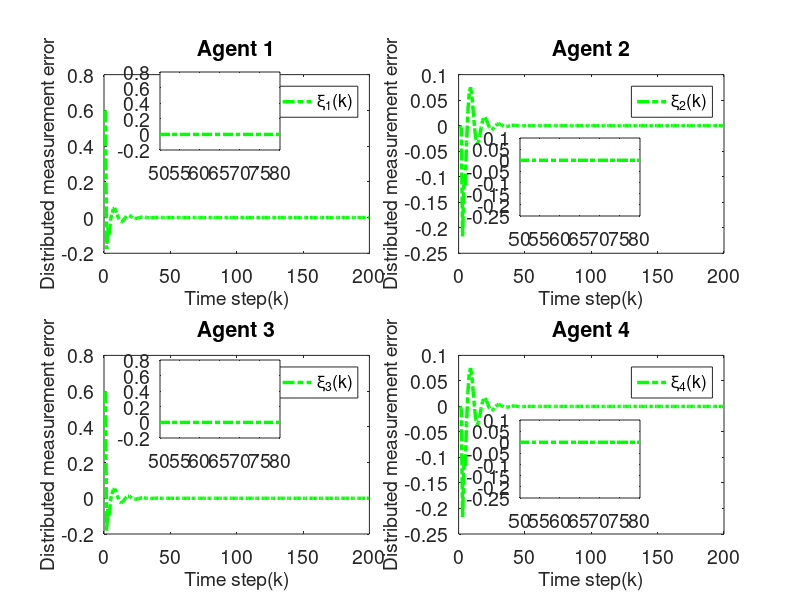

Reproduce this figure in MATLAB.
clc; clear;

% Parameters
rho = 7.5;            % Increase gain for better control response
eta = 1;              % Increase to make the adaptive update faster
lamda = 350;          % Model-free parameter
mu = 0.005;           % Adaptive parameter
epsilon = 1e-5;       % Small threshold for stability
alpha = 15;           % Smoothing factor for error dynamics
T = 0.1;              % Sampling time (kept for calculations but not used in time vector)
gamma1 = 0.45;        % Adjust control gains for faster tracking
gamma2 = 0.15;        % Adjust control gains
gamma3 = 0.45;        % Adjust control gains
gamma4 = 0.15;        % Adjust control gains
beta = 10;            % Sliding mode coefficient
sigma = 95;           % Sliding mode parameter
tau = 1e-5;           % Small damping term

rT = 1024;            % Sample rate
L = 200;              % Time steps
m = 200;              % Data size
n = 600;              % Data size

% Initialization
phi1 = zeros(m+1,1); 
phi2 = zeros(m+1,1); 
phi3 = zeros(m+1,1); 
phi4 = zeros(m+1,1);
mfa1 = zeros(m+1,1); 
mfa2 = zeros(m+1,1); 
mfa3 = zeros(m+1,1); 
mfa4 = zeros(m+1,1);
sm1 = zeros(m,1);  
sm2 = zeros(m,1);  
sm3 = zeros(m,1);  
sm4 = zeros(m,1);
y1 = zeros(m+1,1); 
y2 = zeros(m+1,1); 
y3 = zeros(m+1,1); 
y4 = zeros(m+1,1);
u1 = zeros(m,1);   
u2 = zeros(m,1);   
u3 = zeros(m,1);   
u4 = zeros(m,1);
xi1 = zeros(m,1);  
xi2 = zeros(m,1);  
xi3 = zeros(m,1);  
xi4 = zeros(m,1);
s1 = zeros(m,1);   
s2 = zeros(m,1);   
s3 = zeros(m,1);   
s4 = zeros(m,1);
yd = zeros(m+1,1);

% Desired signal (Reference trajectory)
for k = 1:1:m+1
    yd(k) = 0.6; % Time-invariant constant reference signal
    % yd(k) = 0.6 * sin(0.05 * pi * k) + 0.6 * cos(0.03 * pi * k);
end

for k = 1:m
    % Adaptive Gain update
    if k == 1
        phi1(k) = 4.0; 
        phi2(k) = 4.0; 
        phi3(k) = 4.0; 
        phi4(k) = 4.0;
    elseif k == 2
        phi1(k) = phi1(k-1) + (eta * u1(k-1) / (mu + u1(k-1)^2)) * (y1(k) - phi1(k-1)*u1(k-1));
        phi2(k) = phi2(k-1) + (eta * u2(k-1) / (mu + u2(k-1)^2)) * (y2(k) - phi2(k-1)*u2(k-1));
        phi3(k) = phi3(k-1) + (eta * u3(k-1) / (mu + u3(k-1)^2)) * (y3(k) - phi3(k-1)*u3(k-1));
        phi4(k) = phi4(k-1) + (eta * u4(k-1) / (mu + u4(k-1)^2)) * (y4(k) - phi4(k-1)*u4(k-1));
    else
        phi1(k) = phi1(k-1) + (eta * (u1(k-1) - u1(k-2)) / (mu + (u1(k-1) - u1(k-2))^2)) * (y1(k) - y1(k-1) - phi1(k-1) * (u1(k-1) - u1(k-2)));
        phi2(k) = phi2(k-1) + (eta * (u2(k-1) - u2(k-2)) / (mu + (u2(k-1) - u2(k-2))^2)) * (y2(k) - y2(k-1) - phi2(k-1) * (u2(k-1) - u2(k-2)));
        phi3(k) = phi3(k-1) + (eta * (u3(k-1) - u3(k-2)) / (mu + (u3(k-1) - u3(k-2))^2)) * (y3(k) - y3(k-1) - phi3(k-1) * (u3(k-1) - u3(k-2)));
        phi4(k) = phi4(k-1) + (eta * (u4(k-1) - u4(k-2)) / (mu + (u4(k-1) - u4(k-2))^2)) * (y4(k) - y4(k-1) - phi4(k-1) * (u4(k-1) - u4(k-2)));
    end

    % Stability protection
    if k > 2 && (abs(phi1(k)) <= epsilon || abs(u1(k-1) - u1(k-2)) <= epsilon || sign(phi1(k)) ~= sign(phi1(1)))
        phi1(k) = phi1(1);
    end
    if k > 2 && (abs(phi2(k)) <= epsilon || abs(u2(k-1) - u2(k-2)) <= epsilon || sign(phi2(k)) ~= sign(phi2(1)))
        phi2(k) = phi2(1);
    end
    if k > 2 && (abs(phi3(k)) <= epsilon || abs(u3(k-1) - u3(k-2)) <= epsilon || sign(phi3(k)) ~= sign(phi3(1)))
        phi3(k) = phi3(1);
    end
    if k > 2 && (abs(phi4(k)) <= epsilon || abs(u4(k-1) - u4(k-2)) <= epsilon || sign(phi4(k)) ~= sign(phi4(1)))
        phi4(k) = phi4(1);
    end

    % Error dynamics
    xi1(k) = yd(k) - 2*y1(k) + y4(k);
    xi2(k) = y1(k) - 2*y2(k) + y3(k);
    xi3(k) = y2(k) + yd(k) - 2*y3(k);
    xi4(k) = y1(k) + y3(k) - 2*y4(k);

    % Fix: Handle k=1 case for sliding surfaces
    if k == 1
        s1(k) = 0;
        s2(k) = 0;
        s3(k) = 0;
        s4(k) = 0;
    else
        s1(k) = alpha * xi1(k) - xi1(k-1);
        s2(k) = alpha * xi2(k) - xi2(k-1);
        s3(k) = alpha * xi3(k) - xi3(k-1);
        s4(k) = alpha * xi4(k) - xi4(k-1);
    end

    % MFAC updates
    if k == 1
        mfa1(k) = 0;
        mfa2(k) = 0;
        mfa3(k) = 0;
        mfa4(k) = 0;
    else
        mfa1(k) = mfa1(k-1) + (rho * phi1(k)) / (lamda + abs(phi1(k)^2)) * xi1(k);
        mfa2(k) = mfa2(k-1) + (rho * phi2(k)) / (lamda + abs(phi2(k)^2)) * xi2(k);
        mfa3(k) = mfa3(k-1) + (rho * phi3(k)) / (lamda + abs(phi3(k)^2)) * xi3(k);
        mfa4(k) = mfa4(k-1) + (rho * phi4(k)) / (lamda + abs(phi4(k)^2)) * xi4(k);
    end

    % SMC updates
    if k == 1 
        sm1(k) = 0;
        sm2(k) = 0;
        sm3(k) = 0;
        sm4(k) = 0;
    else
        sm1(k) = sm1(k-1) + (beta * phi1(k)) / (sigma + (phi1(k))^2) * ...
            ( (xi1(k) + (y4(k) - y4(k-1)) + (yd(k+1) - yd(k))) / (1 + 1) ...
            - (xi1(k)) / (alpha * (2)) + tau * sign(s1(k)) );

        sm2(k) = sm2(k-1) + (beta * phi2(k)) / (sigma + (phi2(k)^2)) * ...
            ( (xi2(k) + (y1(k) - y1(k-1)) + (y3(k) - y3(k-1))) / (1 + 1) ...
            - (xi2(k)) / (alpha * 2) + tau * sign(s2(k)) );

        sm3(k) = sm3(k-1) + (beta * phi3(k)) / (sigma + (phi3(k)^2)) * ...
            ( (xi3(k) + (y2(k) - y2(k-1)) + (yd(k+1) - yd(k))) / (1 + 1) ...
            - (xi3(k)) / (alpha * (2)) + tau * sign(s3(k)) );

        sm4(k) = sm4(k-1) + (beta * phi4(k)) / (sigma + (phi4(k)^2)) * ...
            ( (xi4(k) + (y1(k) - y1(k-1)) + (y3(k) - y3(k-1))) / (1 + 1) ...
            - (xi4(k)) / (alpha * (2)) + tau * sign(s4(k)) );
    end

    % Control signal
    if k == 1
        u1(k) = 0.01;
        u2(k) = 0.01;
        u3(k) = 0.01;
        u4(k) = 0.01;
    else
        u1(k) = mfa1(k) + gamma1 * sm1(k);
        u2(k) = mfa2(k) + gamma2 * sm2(k);
        u3(k) = mfa3(k) + gamma3 * sm3(k);
        u4(k) = mfa4(k) + gamma4 * sm4(k);
    end
    if k == 1
        y1(k) = 0.6;
        y2(k) = 0.6;
        y3(k) = 0.6;
        y4(k) = 0.6;
    end

    % Plant model update with nonlinear term and feedforward
    a = 0.5;
    b1 = 1.2 * n / (rT * 0.2);
    b2 = 1.2 * n / (rT * 0.2);
    b3 = 1.2 * n / (rT * 0.2);
    b4 = 1.2 * n / (rT * 0.2);
    
    nonlinearity1 = 0.03; % Coefficient for cubic nonlinearity
    nonlinearity2 = 0.01; % Coefficient for cubic nonlinearity
    nonlinearity3 = 0.02; % Coefficient for cubic nonlinearity
    nonlinearity4 = 0.01; % Coefficient for cubic nonlinearity
    ff_gain = 0.45; % Feedforward gain
    
    % Add cubic nonlinearity and feedforward term
    y1(k+1) = a * y1(k) + b1 * u1(k) - nonlinearity1 * y1(k)^3 + ff_gain;
    y2(k+1) = a * y2(k) + b2 * u2(k) - nonlinearity2 * y2(k)^2 + ff_gain;
    y3(k+1) = a * y3(k) + b3 * u3(k) - nonlinearity3 * y3(k)^3 + ff_gain;
    y4(k+1) = a * y4(k) + b4 * u4(k) - nonlinearity4 * y4(k)^2 + ff_gain;
end

% Calculate Mean Squared Error for each xi_i(k)
mse_xi1 = mean(xi1.^2);
mse_xi2 = mean(xi2.^2);
mse_xi3 = mean(xi3.^2);
mse_xi4 = mean(xi4.^2);

% Print MSE values
fprintf('Mean Squared Error for xi_1(k): %.10e\n', mse_xi1);
fprintf('Mean Squared Error for xi_2(k): %.10e\n', mse_xi2);
fprintf('Mean Squared Error for xi_3(k): %.10e\n', mse_xi3);
fprintf('Mean Squared Error for xi_4(k): %.10e\n', mse_xi4);

% Plotting
% Time vector for plotting
t = 1:1:m+1;  % Gives 201 points, as expected
font_size = 14;

% Verify time vector and array lengths
disp(['Length of t: ', num2str(length(t))]); % Should display 201
disp(['Length of y1: ', num2str(length(y1))]); % Should be 201
disp(['Length of yd: ', num2str(length(yd))]); % Should be 201
disp(['Length of xi1: ', num2str(length(xi1))]); % Should be 200

% Plot 4 subplots
% figure('Position', [100, 100, 15*100, 7.5*100]); % [left, bottom, width, height] in pixels
% subplot(2,2,1);
% plot(t, yd, '--b', 'LineWidth', 2.5); hold on;
% plot(t, y1, '-.g', 'LineWidth', 2.5);
% title('Agent 1'); grid off;
% legend('y_d(k)','y_1(k)','Orientation', 'horizontal');
% set(gca, 'FontSize', font_size);
% xlim([0 m]); % X-axis starts from 0
% ylim([0.5 0.8]); % Y-axis limits for Agent 1

% zoom_x_start = 40; % Start of zoomed x-range
% zoom_x_end = 70.5; % End of zoomed x-range
% axes('Position', [0.20,0.75,0.15,0.13]);
% box on; hold on;
% plot(t, yd, '--b', 'LineWidth', 2.5);
% plot(t, y1, '-.g', 'LineWidth', 2.5);
% xlim([zoom_x_start zoom_x_end]);
% yticks([0.599,0.6,0.601]);
% set(gca, 'FontSize', font_size);

% subplot(2,2,2);
% plot(t, yd, '--b', 'LineWidth', 2.5); hold on;
% plot(t, y2, '-.g', 'LineWidth', 2.5);
% title('Agent 2'); grid off;
% legend('y_d(k)','y_2(k)','Orientation', 'horizontal');
% set(gca, 'FontSize', font_size);
% xlim([0 m]); % X-axis starts from 0
% ylim([0.5 0.8]); % Y-axis limits for Agent 2

% axes('Position', [0.65,0.75,0.15,0.13]);
% box on; hold on;
% plot(t, yd, '--b', 'LineWidth', 2.5);
% plot(t, y2, '-.g', 'LineWidth', 2.5);
% xlim([zoom_x_start zoom_x_end]);
% yticks([0.599,0.6,0.601]);
% set(gca, 'FontSize', font_size);

% subplot(2,2,3);
% plot(t, yd, '--b', 'LineWidth', 2.5); hold on;
% plot(t, y3, '-.g', 'LineWidth', 2.5);
% title('Agent 3'); grid off;
% legend('y_d(k)','y_3(k)','Orientation', 'horizontal');
% set(gca, 'FontSize', font_size);
% xlim([0 m]); % X-axis starts from 0
% ylim([0.5 0.8]); % Y-axis limits for Agent 1

% axes('Position', [0.20,0.275,0.15,0.13]);
% box on; hold on;
% plot(t, yd, '--b', 'LineWidth', 2.5);
% plot(t, y3, '-.g', 'LineWidth', 2.5);
% xlim([zoom_x_start zoom_x_end]);
% yticks([0.599,0.6,0.601]);
% set(gca, 'FontSize', font_size);

% subplot(2,2,4);
% plot(t, yd, '--b', 'LineWidth', 2.5); hold on;
% plot(t, y4, '-.g', 'LineWidth', 2.5);
% title('Agent 4'); grid off;
% legend('y_d(k)','y_4(k)','Orientation', 'horizontal');
% set(gca, 'FontSize', font_size);
% xlim([0 m]); % X-axis starts from 0
% ylim([0.5 0.8]); % Y-axis limits for Agent 2

% axes('Position', [0.65,0.275,0.15,0.13]);
% box on; hold on;
% plot(t, yd, '--b', 'LineWidth', 2.5);
% plot(t, y4, '-.g', 'LineWidth', 2.5);
% xlim([zoom_x_start zoom_x_end]);
% yticks([0.599,0.6,0.601]);
% set(gca, 'FontSize', font_size);

% Plot 4 subplots for xi
figure('Position', [100, 100, 1450, 800]);
% figure('Position', [100, 100, 15*100, 7.5*100]); % [left, bottom, width, height] in pixels
subplot(2,2,1);
plot(t(1:end-1), xi1, '-.g', 'LineWidth', 2.5);
title('Agent 1'); grid off;
legend('\xi_1(k)','y_1','Orientation', 'horizontal');
set(gca, 'FontSize', font_size);
xlim([0 m]); % X-axis starts from 0
ylabel('Distributed measurement error', 'FontSize', font_size);
xlabel('Time step(k)', 'FontSize', font_size);
% ylim([0.5 0.8]); % Y-axis limits for Agent 1

zoom_x_start_xi = 50; % Start of zoomed x-range
zoom_x_end_xi = 80; % End of zoomed x-range
axes('Position', [0.20,0.75,0.15,0.13]);
box on; hold on;
plot(t(1:end-1), xi1, '-.g', 'LineWidth', 2.5);
xlim([zoom_x_start_xi zoom_x_end_xi]);
% yticks([-2.000000000000000e-04,0,2.000000000000000e-04,4.000000000000001e-04,6.000000000000001e-04]);
set(gca, 'FontSize', font_size);

subplot(2,2,2);
plot(t(1:end-1), xi2, '-.g', 'LineWidth', 2.5);
title('Agent 2'); grid off;
legend('\xi_2(k)','y_2','Orientation', 'horizontal');
set(gca, 'FontSize', font_size);
xlim([0 m]); % X-axis starts from 0
% ylim([0.41 0.99]); % Y-axis limits for Agent 2
ylabel('Distributed measurement error', 'FontSize', font_size);
xlabel('Time step(k)', 'FontSize', font_size);

axes('Position', [0.65,0.64,0.15,0.13]);
box on; hold on;
plot(t(1:end-1), xi2, '-.g', 'LineWidth', 2.5);
xlim([zoom_x_start_xi zoom_x_end_xi]);
% yticks([-2.000000000000000e-04,0,2.000000000000000e-04,4.000000000000001e-04,6.000000000000001e-04]);
set(gca, 'FontSize', font_size);

subplot(2,2,3);
plot(t(1:end-1), xi3, '-.g', 'LineWidth', 2.5); % Fixed from xi2 to xi3
title('Agent 3'); grid off;
legend('\xi_3(k)','y_3','Orientation', 'horizontal');
set(gca, 'FontSize', font_size);
xlim([0 m]); % X-axis starts from 0
% ylim([0.5 0.8]); % Y-axis limits for Agent 1
ylabel('Distributed measurement error', 'FontSize', font_size);
xlabel('Time step(k)', 'FontSize', font_size);

axes('Position', [0.20,0.270,0.15,0.13]);  
box on; hold on;
plot(t(1:end-1), xi3, '-.g', 'LineWidth', 2.5); % Fixed from xi2 to xi3
xlim([zoom_x_start_xi zoom_x_end_xi]);
% yticks([0.599,0.6,0.601]);
set(gca, 'FontSize', font_size);

subplot(2,2,4);
plot(t(1:end-1), xi4, '-.g', 'LineWidth', 2.5);
title('Agent 4'); grid off;
legend('\xi_4(k)','y_4','Orientation', 'horizontal');
set(gca, 'FontSize', font_size);
xlim([0 m]); % X-axis starts from 0
% ylim([0.41 0.99]); % Y-axis limits for Agent 2
ylabel('Distributed measurement error', 'FontSize', font_size);
xlabel('Time step(k)', 'FontSize', font_size);

axes('Position', [0.65,0.170,0.15,0.13]);
box on; hold on;
plot(t(1:end-1), xi4, '-.g', 'LineWidth', 2.5);
xlim([zoom_x_start_xi zoom_x_end_xi]);
% xticks([64,64.5,65])
% yticks([-1.000000000000000e-04,0,1.000000000000000e-04]);
set(gca, 'FontSize', font_size);
hold off;
